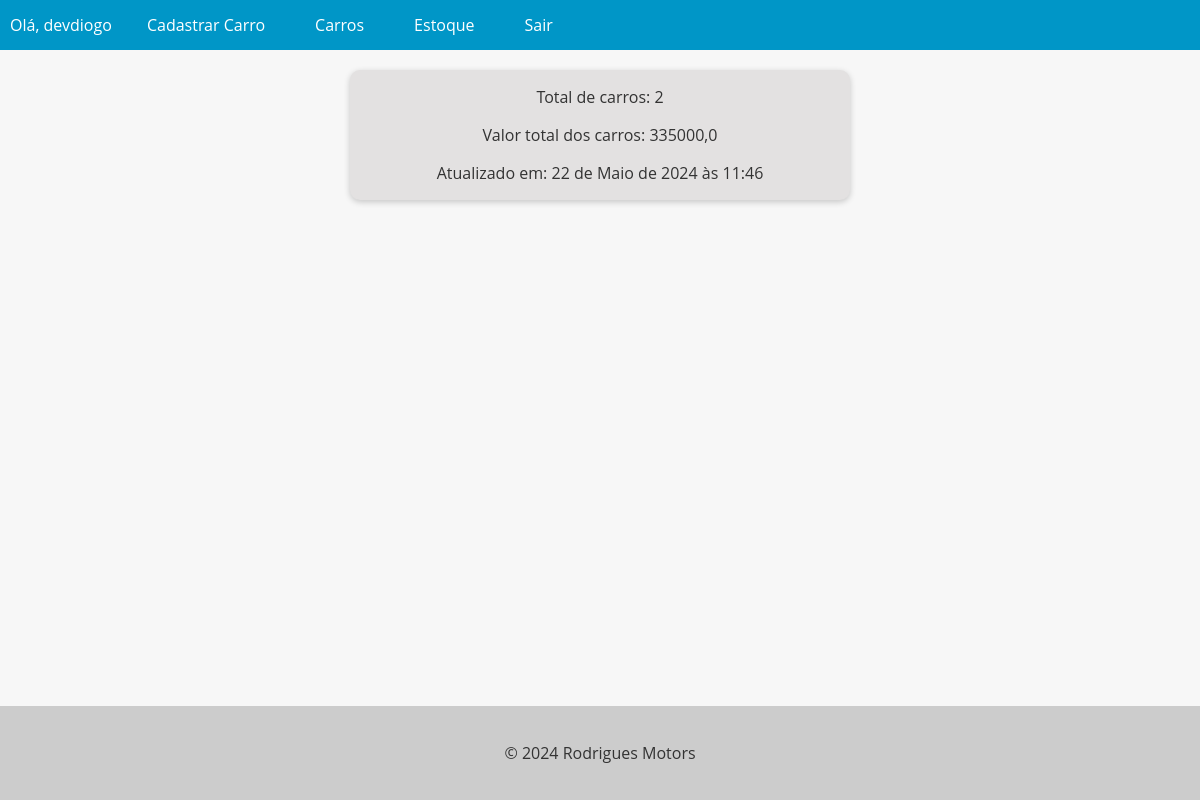
The page /carInventory/ (signed in) on the database as committed earlier.
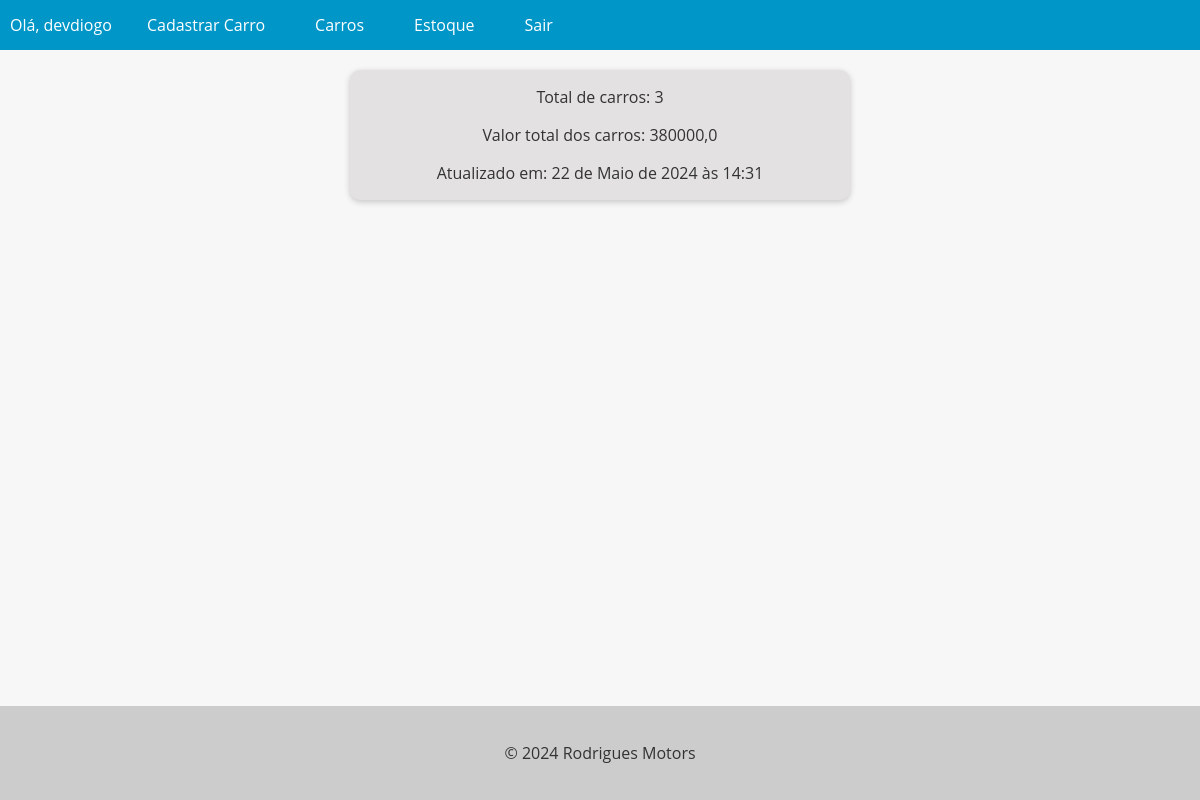
The same page on the database as committed later.
### cars/models.py (models this page shows, shortened)
class CarInventory(models.Model):
    cars_count = models.IntegerField()
    cars_value = models.FloatField()
    created_at = models.DateTimeField(auto_now_add=True)
    class Meta:
        ordering = ['-created_at']

### cars/views.py (the view)
# urls.py: path('carInventory/', CarInventoryListView.as_view() , name='cars_inventory' )
@method_decorator(login_required(login_url='login'), name='dispatch')
class CarInventoryListView(ListView):
    model = CarInventory
    template_name = 'cars_estoque.html'
    context_object_name = 'inventory'
    def get_context_data(self, **kwargs):
        context = super().get_context_data(**kwargs)
        inventory = CarInventory.objects.first()
        if inventory:
            context['cars_count'] = inventory.cars_count
            context['cars_value'] = inventory.cars_value
            context['created_at'] = inventory.created_at
        return context

### cars/templates/cars_estoque.html (shortened to what this page needs)
{% extends 'base.html'%}
{%block content%}
<div class= 'estoque'>
    <p>Total de carros: {{ cars_count }}</p>
    <p>Valor total dos carros: {{ cars_value }}</p>
    <p>Atualizado em: {{ created_at }}</p>
</div>
{% endblock %}

Rows that differ between the two databases and show on the page:
no longer on this page (row unchanged): CarInventory: cars_value "335000,0", created_at "22 de Maio de 2024 às 11:46"
added CarInventory: cars_value "380000,0", created_at "22 de Maio de 2024 às 14:31"
Other text that changed with them:
{{ cars_count }}: "2" → "3"
